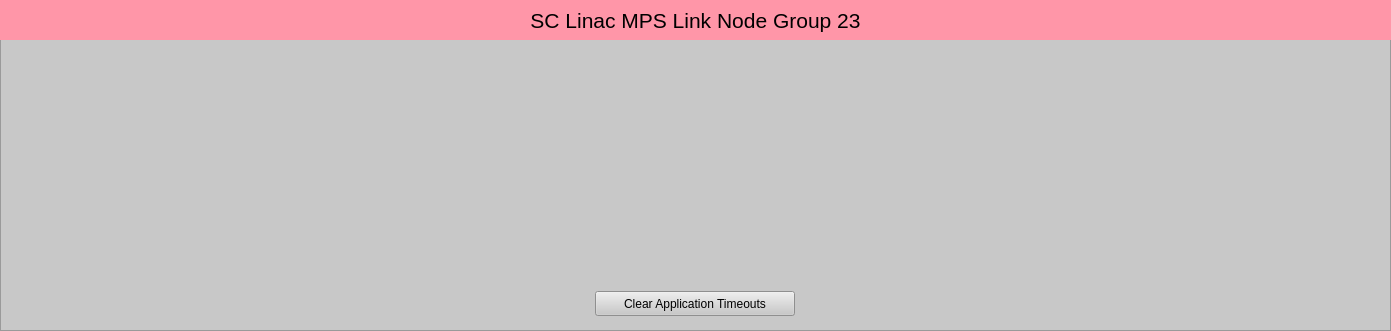
<?xml version="1.0" encoding="UTF-8"?>
<ui version="4.0">
 <class>Form</class>
 <widget class="QWidget" name="Form">
  <property name="geometry">
   <rect>
    <x>0</x>
    <y>0</y>
    <width>1391</width>
    <height>331</height>
   </rect>
  </property>
  <property name="windowTitle">
   <string>SC Linac MPS Link Node Group 23</string>
  </property>
  <widget class="QFrame" name="frame">
   <property name="geometry">
    <rect>
     <x>0</x>
     <y>0</y>
     <width>1391</width>
     <height>331</height>
    </rect>
   </property>
   <property name="styleSheet">
    <string notr="true">background-color: rgb(200, 200, 200);</string>
   </property>
   <property name="frameShape">
    <enum>QFrame::StyledPanel</enum>
   </property>
   <property name="frameShadow">
    <enum>QFrame::Raised</enum>
   </property>
   <widget class="QLabel" name="label">
    <property name="geometry">
     <rect>
      <x>0</x>
      <y>0</y>
      <width>1391</width>
      <height>40</height>
     </rect>
    </property>
    <property name="font">
     <font>
      <pointsize>16</pointsize>
     </font>
    </property>
    <property name="styleSheet">
     <string notr="true">background-color: rgb(255, 150, 168);</string>
    </property>
    <property name="text">
     <string>SC Linac MPS Link Node Group 23</string>
    </property>
    <property name="alignment">
     <set>Qt::AlignCenter</set>
    </property>
   </widget>
   <widget class="PyDMEmbeddedDisplay" name="PyDMEmbeddedDisplay">
    <property name="geometry">
     <rect>
      <x>924</x>
      <y>50</y>
      <width>457</width>
      <height>230</height>
     </rect>
    </property>
    <property name="toolTip">
     <string/>
    </property>
    <property name="macros" stdset="0">
     <string>{"P":"MPLN:UNDH:MP11:1","CN":"SIOC:SYS0:MP02","AID":"0","SLOT_FILE":"LinkNode147_slot.ui","P_IN":"SIOC:SYS0:MP02","PGP":"12","LN":"147","TYPE":"REM","LOCA":"UNDH","IOC_UNIT":"MP11","INST":"1","VIS":"1","P_IN2":"SIOC:SYS0:MP02","TEXT":"CN B005"}</string>
    </property>
    <property name="filename" stdset="0">
     <string>$PYDM/mps/mps_crate_link.ui</string>
    </property>
   </widget>
   <widget class="PyDMEmbeddedDisplay" name="PyDMEmbeddedDisplay">
    <property name="geometry">
     <rect>
      <x>467</x>
      <y>50</y>
      <width>457</width>
      <height>230</height>
     </rect>
    </property>
    <property name="toolTip">
     <string/>
    </property>
    <property name="macros" stdset="0">
     <string>{"P":"MPLN:UNDH:MP05:1","CN":"SIOC:SYS0:MP02","AID":"0","SLOT_FILE":"LinkNode140_slot.ui","P_IN":"MPLN:UNDH:MP11:1","PGP":"0","LN":"140","TYPE":"LOC","LOCA":"UNDH","IOC_UNIT":"MP05","INST":"1","VIS":"0","P_IN2":"MPLN:UNDH:MP11:1","TEXT":"LN Rx"}</string>
    </property>
    <property name="filename" stdset="0">
     <string>$PYDM/mps/mps_crate_link.ui</string>
    </property>
   </widget>
   <widget class="PyDMEmbeddedDisplay" name="PyDMEmbeddedDisplay">
    <property name="geometry">
     <rect>
      <x>10</x>
      <y>50</y>
      <width>457</width>
      <height>230</height>
     </rect>
    </property>
    <property name="toolTip">
     <string/>
    </property>
    <property name="macros" stdset="0">
     <string>{"P":"MPLN:FEEH:MP01:1","CN":"SIOC:SYS0:MP02","AID":"0","SLOT_FILE":"LinkNode145_slot.ui","P_IN":"MPLN:UNDH:MP05:1","PGP":"0","LN":"145","TYPE":"LOC","LOCA":"FEEH","IOC_UNIT":"MP01","INST":"1","VIS":"0","P_IN2":"MPLN:UNDH:MP05:1","TEXT":"LN Rx"}</string>
    </property>
    <property name="filename" stdset="0">
     <string>$PYDM/mps/mps_crate_link.ui</string>
    </property>
   </widget>
   <widget class="PyDMDrawingImage" name="PyDMDrawingImage">
    <property name="geometry">
     <rect>
      <x>10</x>
      <y>279</y>
      <width>250</width>
      <height>50</height>
     </rect>
    </property>
    <property name="toolTip">
     <string/>
    </property>
    <property name="styleSheet">
     <string notr="true">background-color: rgb(200, 200, 200);</string>
    </property>
    <property name="filename" stdset="0">
     <string>$PYDM/mps/lcls_mps_lockup_sidebyside_digital.png</string>
    </property>
   </widget>
   <widget class="PyDMPushButton" name="PyDMPushButton">
    <property name="geometry">
     <rect>
      <x>595</x>
      <y>291</y>
      <width>200</width>
      <height>25</height>
     </rect>
    </property>
    <property name="toolTip">
     <string/>
    </property>
    <property name="text">
     <string>Clear Application Timeouts</string>
    </property>
    <property name="channel" stdset="0">
     <string>ca://SIOC:SYS0:MP02:TO_ERR_CLR</string>
    </property>
    <property name="pressValue" stdset="0">
     <string>1</string>
    </property>
    <property name="releaseValue" stdset="0">
     <string>0</string>
    </property>
   </widget>
  </widget>
 </widget>
 <customwidgets>
  <customwidget>
   <class>PyDMEmbeddedDisplay</class>
   <extends>QFrame</extends>
   <header>pydm.widgets.embedded_display</header>
  </customwidget>
  <customwidget>
   <class>PyDMPushButton</class>
   <extends>QPushButton</extends>
   <header>pydm.widgets.pushbutton</header>
  </customwidget>
  <customwidget>
   <class>PyDMDrawingImage</class>
   <extends>QWidget</extends>
   <header>pydm.widgets.drawing</header>
  </customwidget>
 </customwidgets>
 <resources/>
 <connections/>
</ui>
